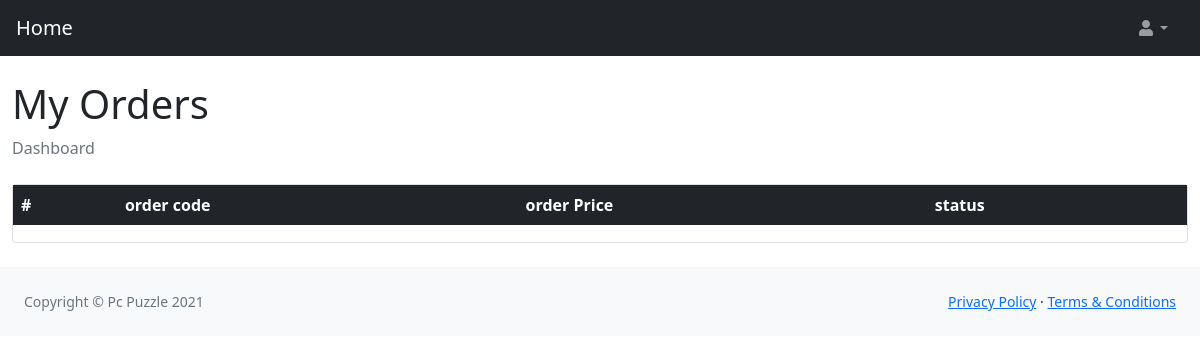
The page /profile/ (signed in) on the database as committed earlier.
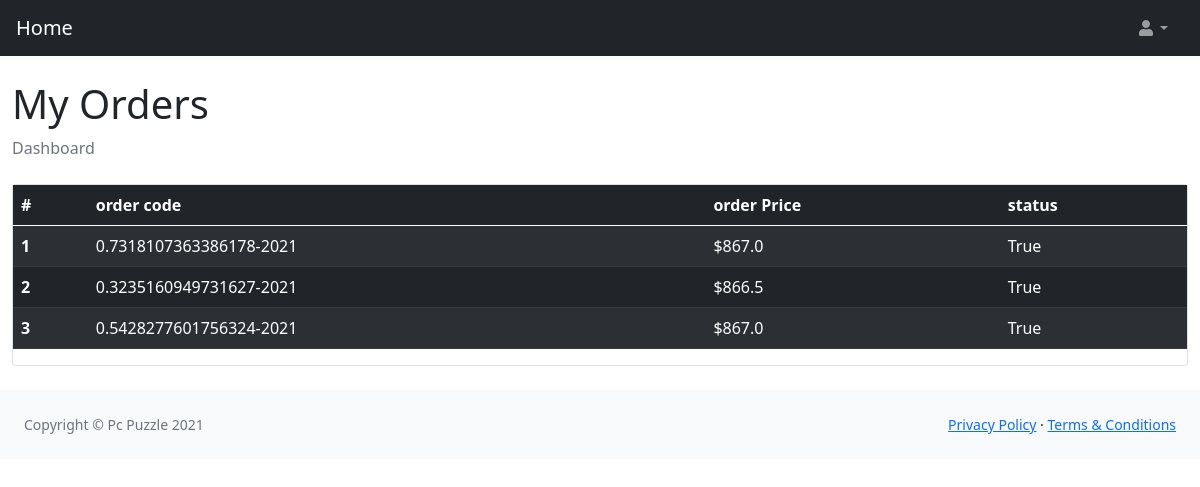
The same page on the database as committed later.
### Tech_Parts/models.py (models this page shows, shortened)
class Order(models.Model):
    customer=models.ForeignKey(Customer,blank=True,null=True,on_delete=models.CASCADE)
    products=models.ManyToManyField(Product,blank=True)
    code=models.CharField(blank=True,null=True,max_length=100)
    ordered=models.BooleanField(default=False)
    delivered=models.BooleanField(default=False)
    device=models.CharField(max_length=120,blank=True,null=True)
    def total_price(self):
        price=0
        for i in self.products.all():
            price += i.price
        return price
    def discount(self):
        percentage=(10/100)*self.total_price()
        return percentage

class Product(models.Model):
    name=models.CharField(max_length=100)
    image=models.CharField(max_length=3000)
    price=models.PositiveIntegerField(default=0)
    category=models.ForeignKey(Category,default=1,null=True,on_delete=models.SET_NULL)
    processor=models.ManyToManyField(Processor)
    type=models.ForeignKey(Type,default=6,null=True,on_delete=models.SET_NULL)
    details=HTMLField()
    code=models.CharField(max_length=100,blank=True)
    slug=models.SlugField(blank=True,max_length=100,unique=True)

### Tech_Parts/views.py (the view)
# urls.py: path("profile/",views.profile,name="profile"),
@login_required
def profile(request):
    order=Order.objects.filter(customer_id=request.user.id,ordered=True,delivered=True)
    context={"order":order}
    return render(request,"dashboard/profile.html",context)

### templates/dashboard/profile.html (shortened to what this page needs)
{% load static %}
<!DOCTYPE html>
<html lang="en">
    <head>
        <link href="https://cdn.jsdelivr.net/npm/simple-datatables@latest/dist/style.css" rel="stylesheet" />
        <link href="{% static 'dashboard/css/styles.css'  %}" rel="stylesheet" />
    </head>
    <body class="sb-nav-fixed">
        <nav class="sb-topnav navbar navbar-expand navbar-dark bg-dark">
            <a class="navbar-brand ps-3" href="{% url 'home:home' %}">Home</a>
            <ul class="navbar-nav ms-auto ms-md-0 me-3 me-lg-4">
                <li class="nav-item dropdown">
                    <a class="nav-link dropdown-toggle" id="navbarDropdown" href="#" role="button" data-bs-toggle="dropdown" aria-expanded="false"><i class="fas fa-user fa-fw"></i></a>
                </li>
            </ul>
        </nav>
        <div id="">
            <div class="prof" id="layoutSidenav_content">
                <main>
                    <div class="container-fluid">
                        <h1 class="mt-4">My Orders</h1>
                        <ol class="breadcrumb mb-4">
                            <li class="breadcrumb-item active">Dashboard</li>
                        </ol>
                        <div class="card mb-4">
                            <table class="table table-striped table-dark">
                                <thead>
                                  <tr>
                                    <th scope="col">#</th>
                                    <th scope="col">order code</th>
                                     <th scope="col">order Price</th>
                                    <th scope="col">status</th>
                                  </tr>
                                </thead>
                                <tbody>
                                    {% for i in order %}
                                  <tr>
                                    <th scope="row">{{forloop.counter}}</th>
                                    <td>{{i.code}}</td>
                                    <td>${{i.discount}}</td>
                                    <td>{{i.delivered}}</td>
                                  </tr>
  <div class="modal fade" id="exampleModal-{{i.id}}" tabindex="-1" aria-labelledby="exampleModalLabel" aria-hidden="true">
                                  {% endfor %}
                                </tbody>
                              </table>
                        </div>
                    </div>
                </main>
                <footer class="py-4 bg-light mt-auto">
                    <div class="container-fluid px-4">
                        <div class="d-flex align-items-center justify-content-between small">
                            <div class="text-muted">Copyright &copy; Pc Puzzle 2021</div>
                            <div>
                                <a href="#">Privacy Policy</a>
                                &middot;
                                <a href="#">Terms &amp; Conditions</a>
                            </div>
                        </div>
                    </div>
                </footer>
            </div>
        </div>
    </body>
</html>

Rows that differ between the two databases and show on the page:
now on this page (row edited): Order: code "0.7318107363386178-2021", discount "867.0", delivered "True"
added Order: code "0.3235160949731627-2021", discount "866.5", delivered "True"
added Order: code "0.5428277601756324-2021", discount "867.0", delivered "True"
